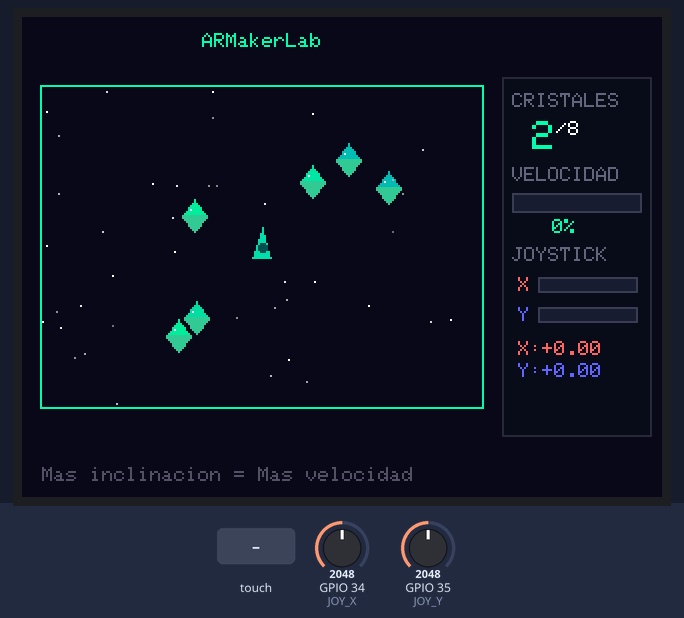
This sketch was run on a simulated ESP32. On the bench: 320×240 colour display. Inputs (shaded band) come from the test bench; at power-on: GPIO 34 (JOY_X) = 2048, GPIO 35 (JOY_Y) = 2048. Random numbers use the default seed unless the sketch sets one; what the sketch prints to the serial monitor is not drawn.

Above: at 1.3 s.
1.6 s: GPIO 34 (JOY_X) set to 2355
3.2 s: GPIO 34 (JOY_X) set to 2418
At 3.43 s:
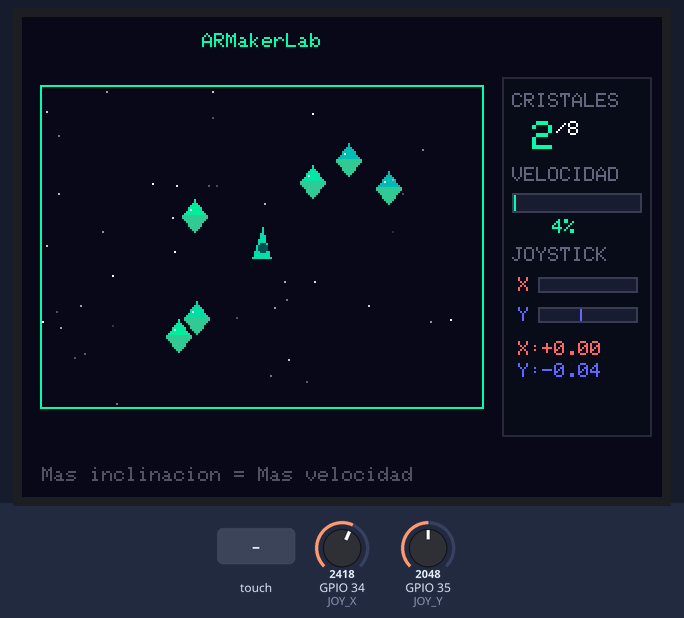
5.6 s: GPIO 35 (JOY_Y) set to 3254
At 5.87 s:
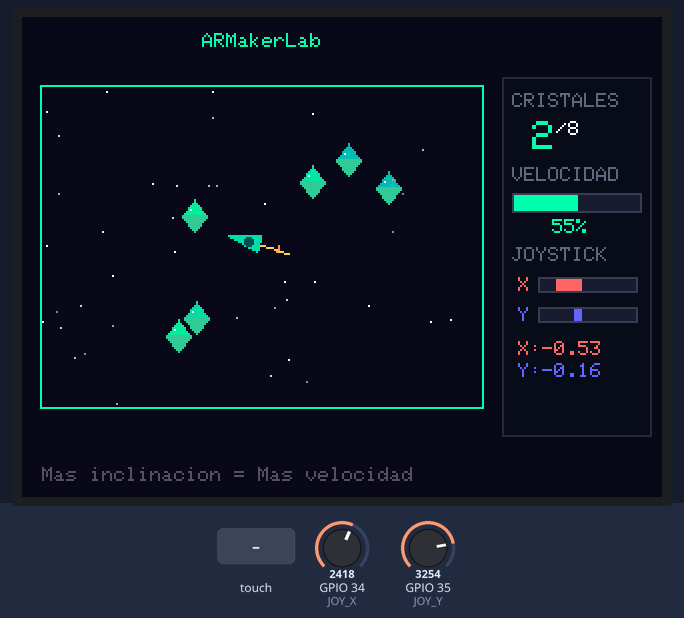
8.1 s: GPIO 35 (JOY_Y) set to 3349
At 8.92 s:
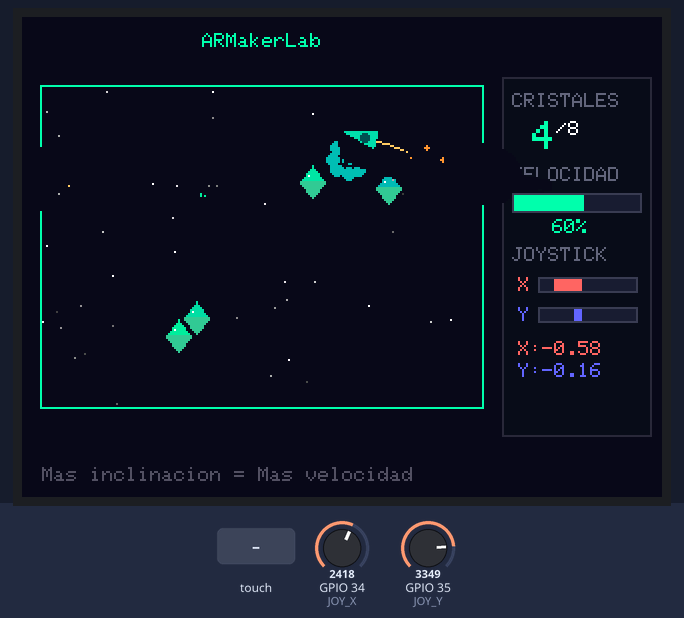
11.1 s: touch panel pressed at 13 % / 10 % of its raw x / y range
At 11.56 s:
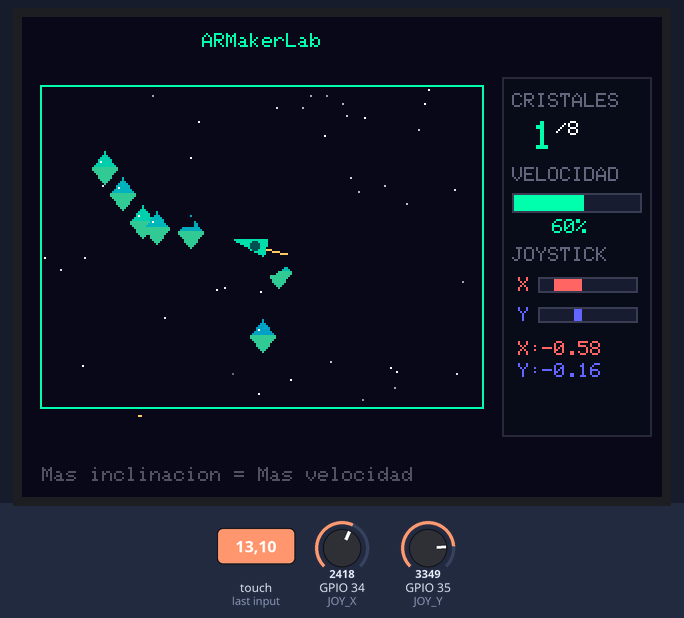
13.8 s: GPIO 34 (JOY_X) set to 918
At 13.99 s:
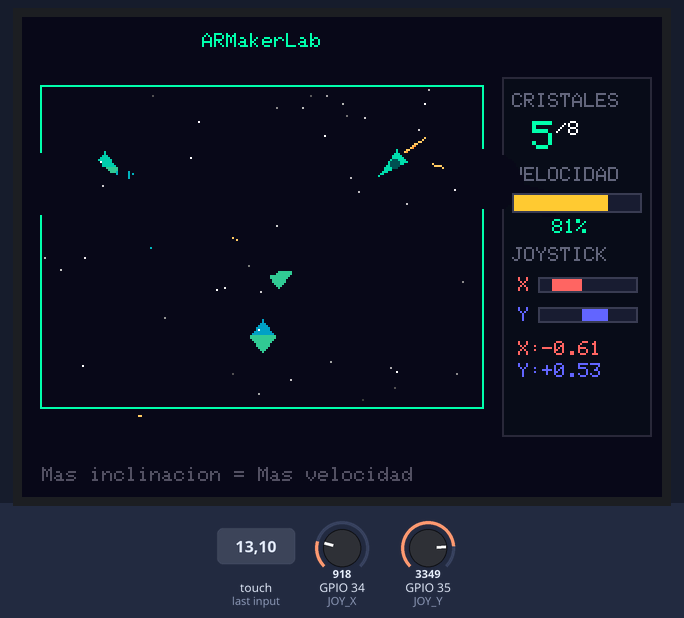
15.3 s: GPIO 34 (JOY_X) set to 841
At 18.1 s:
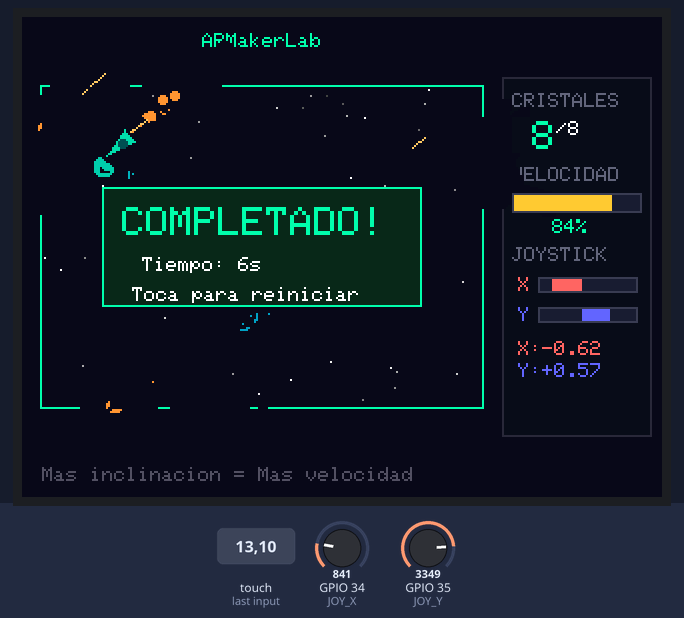
Timing chart, 0 to 19.3 s (numbered marks = the images above; inputs shaded):
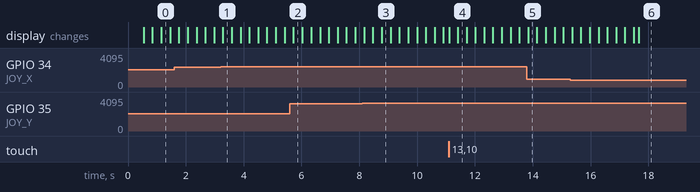

Measured:
- the behaviour switches between 2417 and 2418 on GPIO 34 (JOY_X) (found by bisection; images 0 and 1)
- the behaviour switches between 3290 and 3291 on GPIO 35 (JOY_Y) (found by bisection; images 2 and 3)
- the behaviour switches between 890 and 889 on GPIO 34 (JOY_X) (found by bisection; images 5 and 6)

The sketch:

spacegame.ino
```cpp
/*
 * SPACE NAVIGATOR 🚀
 *
 * Demuestra el control ANALÓGICO del joystick:
 * - Velocidad PROPORCIONAL a la inclinación
 * - Movimiento en 360° continuo
 * - Indicadores visuales de X/Y en tiempo real
 *
 * Conexiones:
 *   Joystick VRX  -> GPIO 34
 *   Joystick VRY  -> GPIO 35
 *   Touch CS      -> GPIO 5
 *   Touch IRQ     -> GPIO 21
 *
 * Touch: Reiniciar juego
 */

#include <TFT_eSPI.h>
#include <XPT2046_Touchscreen.h>

TFT_eSPI tft = TFT_eSPI();

// ========== TOUCH ==========
#define TOUCH_CS  5
#define TOUCH_IRQ 21
XPT2046_Touchscreen touch(TOUCH_CS, TOUCH_IRQ);

// ========== JOYSTICK ==========
#define JOY_X 34
#define JOY_Y 35

// ========== COLORES ==========
#define COLOR_BG        tft.color565(10, 10, 25)
#define COLOR_SHIP      tft.color565(0, 220, 170)
#define COLOR_SHIP_LIGHT tft.color565(0, 255, 200)
#define COLOR_THRUST    tft.color565(255, 150, 50)
#define COLOR_CRYSTAL   tft.color565(100, 255, 200)
#define COLOR_CRYSTAL2  tft.color565(50, 200, 150)
#define COLOR_STAR      tft.color565(255, 255, 255)
#define COLOR_TEXT      tft.color565(255, 255, 255)
#define COLOR_ACCENT    tft.color565(0, 255, 170)
#define COLOR_BAR_BG    tft.color565(30, 30, 50)
#define COLOR_X_AXIS    tft.color565(255, 100, 100)
#define COLOR_Y_AXIS    tft.color565(100, 100, 255)
#define COLOR_SPEED     tft.color565(0, 255, 170)

// ========== ÁREA DE JUEGO ==========
#define GAME_X      10
#define GAME_Y      35
#define GAME_W      220
#define GAME_H      160
#define UI_X        240
#define UI_W        75

// ========== FÍSICA ==========
#define SHIP_SIZE       8
#define MAX_SPEED       3.0
#define DEAD_ZONE       300     // Zona muerta del joystick

// ========== ESTRUCTURAS ==========
struct Ship {
  float x, y;
  float vx, vy;
  float angle;
  float prevX, prevY;
};

struct Crystal {
  float x, y;
  bool collected;
  float rotation;
  uint16_t color;
};

struct Star {
  int x, y;
  uint8_t brightness;
  uint8_t twinkleSpeed;
};

struct Particle {
  float x, y;
  float vx, vy;
  float life;
  uint16_t color;
};

// ========== VARIABLES GLOBALES ==========
Ship ship;
Crystal crystals[8];
Star stars[40];
Particle particles[20];
int particleIndex = 0;

int joyXCenter = 2048;
int joyYCenter = 2048;
float joyX = 0, joyY = 0;  // Valores normalizados -1 a 1

int score = 0;
int totalCrystals = 8;
bool gameWon = false;
unsigned long lastUpdate = 0;
unsigned long gameStartTime = 0;

// ========== SETUP ==========
void setup() {
  Serial.begin(115200);
  Serial.println("\n🚀 SPACE NAVIGATOR");
  Serial.println("==================\n");
  Serial.println("Demuestra control ANALOGICO del joystick");
  Serial.println("- Velocidad proporcional a inclinacion");
  Serial.println("- Movimiento 360 grados\n");

  // Inicializar pantalla
  tft.init();
  tft.setRotation(1);
  tft.fillScreen(COLOR_BG);

  // Inicializar touch
  touch.begin();
  touch.setRotation(1);

  // Calibrar joystick
  delay(100);
  joyXCenter = analogRead(JOY_X);
  joyYCenter = analogRead(JOY_Y);
  Serial.printf("Joystick calibrado: X=%d, Y=%d\n", joyXCenter, joyYCenter);

  // Inicializar juego
  initGame();
  drawStaticUI();
}

// ========== INIT GAME ==========
void initGame() {
  // Nave al centro
  ship.x = GAME_W / 2;
  ship.y = GAME_H / 2;
  ship.vx = 0;
  ship.vy = 0;
  ship.angle = -90;
  ship.prevX = ship.x;
  ship.prevY = ship.y;

  // Generar estrellas
  for (int i = 0; i < 40; i++) {
    stars[i].x = random(GAME_W);
    stars[i].y = random(GAME_H);
    stars[i].brightness = random(100, 255);
    stars[i].twinkleSpeed = random(1, 4);
  }

  // Generar cristales
  for (int i = 0; i < 8; i++) {
    crystals[i].x = random(30, GAME_W - 30);
    crystals[i].y = random(30, GAME_H - 30);
    crystals[i].collected = false;
    crystals[i].rotation = random(360);
    // Colores variados cyan-verde
    int hue = random(150, 200);
    crystals[i].color = tft.color565(0, 150 + (hue - 150) * 2, 200 - (hue - 150));
  }

  // Limpiar partículas
  for (int i = 0; i < 20; i++) {
    particles[i].life = 0;
  }

  score = 0;
  gameWon = false;
  gameStartTime = millis();

  // Dibujar área de juego
  tft.fillRect(GAME_X, GAME_Y, GAME_W, GAME_H, COLOR_BG);
  tft.drawRect(GAME_X - 1, GAME_Y - 1, GAME_W + 2, GAME_H + 2, COLOR_ACCENT);

  // Dibujar estrellas iniciales
  drawStars();

  // Dibujar cristales iniciales
  for (int i = 0; i < 8; i++) {
    drawCrystal(i);
  }
}

// ========== UI ESTÁTICA ==========
void drawStaticUI() {
  // Título
  tft.setTextColor(COLOR_ACCENT);
  tft.setTextSize(1);
  tft.setCursor(90, 8);
  tft.print("ARMakerLab");

  // Panel derecho - fondo
  tft.fillRect(UI_X, 30, UI_W, 180, tft.color565(15, 15, 30));
  tft.drawRect(UI_X, 30, UI_W, 180, tft.color565(40, 40, 60));

  // Labels
  tft.setTextColor(tft.color565(100, 100, 120));
  tft.setTextSize(1);

  tft.setCursor(UI_X + 5, 38);
  tft.print("CRISTALES");

  tft.setCursor(UI_X + 5, 75);
  tft.print("VELOCIDAD");

  tft.setCursor(UI_X + 5, 115);
  tft.print("JOYSTICK");

  // Labels X/Y
  tft.setTextColor(COLOR_X_AXIS);
  tft.setCursor(UI_X + 8, 130);
  tft.print("X");

  tft.setTextColor(COLOR_Y_AXIS);
  tft.setCursor(UI_X + 8, 145);
  tft.print("Y");

  // Instrucciones abajo
  tft.setTextColor(tft.color565(80, 80, 100));
  tft.setCursor(10, 225);
  tft.print("Mas inclinacion = Mas velocidad");
}

// ========== DIBUJAR ESTRELLAS ==========
void drawStars() {
  static uint8_t twinklePhase = 0;
  twinklePhase++;

  for (int i = 0; i < 40; i++) {
    // Calcular brillo con twinkle
    int b = stars[i].brightness;
    b += sin(twinklePhase * 0.1 * stars[i].twinkleSpeed) * 50;
    b = constrain(b, 50, 255);

    uint16_t color = tft.color565(b, b, b);
    tft.drawPixel(GAME_X + stars[i].x, GAME_Y + stars[i].y, color);
  }
}

// ========== DIBUJAR CRISTAL ==========
void drawCrystal(int i) {
  if (crystals[i].collected) return;

  int cx = GAME_X + (int)crystals[i].x;
  int cy = GAME_Y + (int)crystals[i].y;

  // Cristal simple (rombo)
  tft.fillTriangle(cx, cy - 8, cx - 6, cy, cx + 6, cy, crystals[i].color);
  tft.fillTriangle(cx, cy + 8, cx - 6, cy, cx + 6, cy, COLOR_CRYSTAL2);

  // Brillo
  tft.drawPixel(cx - 2, cy - 3, COLOR_TEXT);
}

// ========== BORRAR CRISTAL ==========
void eraseCrystal(int i) {
  int cx = GAME_X + (int)crystals[i].x;
  int cy = GAME_Y + (int)crystals[i].y;
  tft.fillRect(cx - 7, cy - 9, 15, 18, COLOR_BG);
}

// ========== DIBUJAR NAVE ==========
void drawShip() {
  int sx = GAME_X + (int)ship.x;
  int sy = GAME_Y + (int)ship.y;

  // Convertir ángulo a radianes
  float rad = ship.angle * PI / 180.0;
  float cosA = cos(rad);
  float sinA = sin(rad);

  // Puntos del triángulo de la nave
  int x1 = sx + cosA * 10;  // Punta
  int y1 = sy + sinA * 10;
  int x2 = sx + cos(rad + 2.5) * 7;  // Ala izquierda
  int y2 = sy + sin(rad + 2.5) * 7;
  int x3 = sx + cos(rad - 2.5) * 7;  // Ala derecha
  int y3 = sy + sin(rad - 2.5) * 7;

  // Dibujar nave
  tft.fillTriangle(x1, y1, x2, y2, x3, y3, COLOR_SHIP);

  // Cabina
  tft.fillCircle(sx, sy, 2, tft.color565(0, 80, 80));

  // Propulsor si hay movimiento
  float speed = sqrt(joyX * joyX + joyY * joyY);
  if (speed > 0.15) {
    int tx = sx - cosA * 8;
    int ty = sy - sinA * 8;
    int thrustLen = 4 + speed * 6;
    int tx2 = sx - cosA * (8 + thrustLen);
    int ty2 = sy - sinA * (8 + thrustLen);

    // Llama del propulsor
    tft.drawLine(tx, ty, tx2, ty2, COLOR_THRUST);
    tft.drawLine(tx - 1, ty, tx2, ty2, tft.color565(255, 200, 100));
  }
}

// ========== BORRAR NAVE ==========
void eraseShip() {
  int sx = GAME_X + (int)ship.prevX;
  int sy = GAME_Y + (int)ship.prevY;
  tft.fillCircle(sx, sy, 14, COLOR_BG);
}

// ========== ACTUALIZAR PARTÍCULAS ==========
void updateParticles(float dt) {
  for (int i = 0; i < 20; i++) {
    if (particles[i].life > 0) {
      // Borrar
      int px = GAME_X + (int)particles[i].x;
      int py = GAME_Y + (int)particles[i].y;
      tft.fillRect(px - 2, py - 2, 5, 5, COLOR_BG);

      // Actualizar
      particles[i].x += particles[i].vx * dt * 60;
      particles[i].y += particles[i].vy * dt * 60;
      particles[i].life -= dt * 3;

      // Dibujar si aún vive
      if (particles[i].life > 0) {
        px = GAME_X + (int)particles[i].x;
        py = GAME_Y + (int)particles[i].y;
        int size = particles[i].life * 4;
        if (size > 0 && px > GAME_X && px < GAME_X + GAME_W && py > GAME_Y && py < GAME_Y + GAME_H) {
          tft.fillCircle(px, py, size, particles[i].color);
        }
      }
    }
  }
}

// ========== SPAWN PARTÍCULA ==========
void spawnParticle(float x, float y, float vx, float vy, uint16_t color) {
  particles[particleIndex].x = x;
  particles[particleIndex].y = y;
  particles[particleIndex].vx = vx;
  particles[particleIndex].vy = vy;
  particles[particleIndex].life = 1.0;
  particles[particleIndex].color = color;
  particleIndex = (particleIndex + 1) % 20;
}

// ========== EXPLOSIÓN DE CRISTAL ==========
void crystalExplosion(int i) {
  for (int j = 0; j < 8; j++) {
    float angle = j * PI / 4;
    spawnParticle(
      crystals[i].x,
      crystals[i].y,
      cos(angle) * 2,
      sin(angle) * 2,
      crystals[i].color
    );
  }
}

// ========== LEER JOYSTICK ==========
void readJoystick() {
  int rawX = analogRead(JOY_X);
  int rawY = analogRead(JOY_Y);

  // Normalizar a -1 a 1 (EJES INTERCAMBIADOS E INVERTIDOS)
  float dx = -(rawY - joyYCenter) / 2048.0;  // VRY controla X (invertido)
  float dy = -(rawX - joyXCenter) / 2048.0;  // VRX controla Y (invertido)

  // Aplicar zona muerta
  float magnitude = sqrt(dx * dx + dy * dy);
  float deadZoneNorm = DEAD_ZONE / 2048.0;

  if (magnitude < deadZoneNorm) {
    joyX = 0;
    joyY = 0;
  } else {
    // Escalar para que empiece desde 0 después de la zona muerta
    float scale = (magnitude - deadZoneNorm) / (1.0 - deadZoneNorm);
    scale = constrain(scale, 0, 1);
    joyX = (dx / magnitude) * scale;
    joyY = (dy / magnitude) * scale;
  }

  // Limitar
  joyX = constrain(joyX, -1.0, 1.0);
  joyY = constrain(joyY, -1.0, 1.0);
}

// ========== ACTUALIZAR UI ==========
void updateUI() {
  // Score
  tft.fillRect(UI_X + 5, 50, 65, 18, tft.color565(15, 15, 30));
  tft.setTextColor(COLOR_ACCENT);
  tft.setTextSize(2);
  tft.setCursor(UI_X + 15, 52);
  tft.print(score);
  tft.setTextSize(1);
  tft.setTextColor(COLOR_TEXT);
  tft.print("/8");

  // Barra de velocidad
  float speed = sqrt(joyX * joyX + joyY * joyY);
  int barWidth = speed * 60;
  tft.fillRect(UI_X + 5, 88, 65, 10, COLOR_BAR_BG);
  if (barWidth > 0) {
    uint16_t speedColor = speed > 0.7 ? tft.color565(255, 200, 50) : COLOR_SPEED;
    tft.fillRect(UI_X + 5, 88, barWidth, 10, speedColor);
  }
  tft.drawRect(UI_X + 5, 88, 65, 10, tft.color565(60, 60, 80));

  // Porcentaje de velocidad
  tft.fillRect(UI_X + 5, 100, 65, 10, tft.color565(15, 15, 30));
  tft.setTextColor(COLOR_SPEED);
  tft.setCursor(UI_X + 25, 101);
  tft.print((int)(speed * 100));
  tft.print("%");

  // Barras X/Y
  int barCenterX = UI_X + 40;

  // Barra X
  tft.fillRect(UI_X + 18, 130, 50, 8, COLOR_BAR_BG);
  int xBarLen = abs(joyX) * 25;
  if (xBarLen > 0) {
    if (joyX > 0) {
      tft.fillRect(barCenterX, 130, xBarLen, 8, COLOR_X_AXIS);
    } else {
      tft.fillRect(barCenterX - xBarLen, 130, xBarLen, 8, COLOR_X_AXIS);
    }
  }
  tft.drawRect(UI_X + 18, 130, 50, 8, tft.color565(60, 60, 80));

  // Barra Y
  tft.fillRect(UI_X + 18, 145, 50, 8, COLOR_BAR_BG);
  int yBarLen = abs(joyY) * 25;
  if (yBarLen > 0) {
    if (joyY > 0) {
      tft.fillRect(barCenterX, 145, yBarLen, 8, COLOR_Y_AXIS);
    } else {
      tft.fillRect(barCenterX - yBarLen, 145, yBarLen, 8, COLOR_Y_AXIS);
    }
  }
  tft.drawRect(UI_X + 18, 145, 50, 8, tft.color565(60, 60, 80));

  // Valores numéricos X/Y
  tft.fillRect(UI_X + 5, 160, 65, 22, tft.color565(15, 15, 30));

  tft.setTextColor(COLOR_X_AXIS);
  tft.setCursor(UI_X + 8, 162);
  tft.print("X:");
  tft.print(joyX >= 0 ? "+" : "");
  tft.print(joyX, 2);

  tft.setTextColor(COLOR_Y_AXIS);
  tft.setCursor(UI_X + 8, 173);
  tft.print("Y:");
  tft.print(joyY >= 0 ? "+" : "");
  tft.print(joyY, 2);
}

// ========== PANTALLA DE VICTORIA ==========
void drawWinScreen() {
  tft.fillRect(GAME_X + 30, GAME_Y + 50, 160, 60, tft.color565(10, 40, 30));
  tft.drawRect(GAME_X + 30, GAME_Y + 50, 160, 60, COLOR_ACCENT);

  tft.setTextColor(COLOR_ACCENT);
  tft.setTextSize(2);
  tft.setCursor(GAME_X + 40, GAME_Y + 60);
  tft.print("COMPLETADO!");

  tft.setTextColor(COLOR_TEXT);
  tft.setTextSize(1);
  tft.setCursor(GAME_X + 50, GAME_Y + 85);

  unsigned long tiempo = (millis() - gameStartTime) / 1000;
  tft.print("Tiempo: ");
  tft.print(tiempo);
  tft.print("s");

  tft.setCursor(GAME_X + 45, GAME_Y + 100);
  tft.print("Toca para reiniciar");
}

// ========== LOOP PRINCIPAL ==========
void loop() {
  unsigned long now = millis();
  float dt = (now - lastUpdate) / 1000.0;
  if (dt < 0.016) return;  // ~60 FPS max
  lastUpdate = now;

  // Verificar touch para reiniciar
  if (touch.touched()) {
    delay(200);
    initGame();
    drawStaticUI();
    return;
  }

  if (gameWon) {
    return;
  }

  // Leer joystick
  readJoystick();

  // Calcular magnitud (velocidad)
  float magnitude = sqrt(joyX * joyX + joyY * joyY);

  // Guardar posición anterior
  ship.prevX = ship.x;
  ship.prevY = ship.y;

  // Aplicar movimiento - VELOCIDAD PROPORCIONAL
  if (magnitude > 0.05) {
    float speed = magnitude * MAX_SPEED;
    ship.x += joyX * speed;
    ship.y += joyY * speed;

    // Calcular ángulo hacia dirección de movimiento
    ship.angle = atan2(joyY, joyX) * 180.0 / PI;

    // Generar partículas del motor ocasionalmente
    if (random(100) < magnitude * 40) {
      float thrustAngle = (ship.angle + 180) * PI / 180.0;
      spawnParticle(
        ship.x,
        ship.y,
        cos(thrustAngle) * 1.5 + (random(100) - 50) / 100.0,
        sin(thrustAngle) * 1.5 + (random(100) - 50) / 100.0,
        COLOR_THRUST
      );
    }
  }

  // Wrap around (aparecer del otro lado)
  if (ship.x < -5) ship.x = GAME_W + 5;
  if (ship.x > GAME_W + 5) ship.x = -5;
  if (ship.y < -5) ship.y = GAME_H + 5;
  if (ship.y > GAME_H + 5) ship.y = -5;

  // Detectar colisión con cristales
  for (int i = 0; i < 8; i++) {
    if (!crystals[i].collected) {
      float dx = ship.x - crystals[i].x;
      float dy = ship.y - crystals[i].y;
      float dist = sqrt(dx * dx + dy * dy);

      if (dist < 15) {
        crystals[i].collected = true;
        score++;
        eraseCrystal(i);
        crystalExplosion(i);

        Serial.printf("Cristal %d recolectado! Score: %d/8\n", i + 1, score);

        if (score >= 8) {
          gameWon = true;
          Serial.println("\n¡VICTORIA! Todos los cristales recolectados.");
        }
      }
    }
  }

  // Actualizar partículas
  updateParticles(dt);

  // Redibujar estrellas (twinkle)
  static int starCounter = 0;
  if (++starCounter >= 5) {
    starCounter = 0;
    drawStars();
  }

  // Borrar y dibujar nave
  eraseShip();
  drawShip();

  // Actualizar UI
  updateUI();

  // Mostrar victoria
  if (gameWon) {
    drawWinScreen();
  }

  // Debug serial
  static int debugCounter = 0;
  if (++debugCounter >= 30) {
    debugCounter = 0;
    Serial.printf("Joy: X=%.2f Y=%.2f | Vel: %.0f%% | Pos: %.0f,%.0f\n",
                  joyX, joyY, magnitude * 100, ship.x, ship.y);
  }
}
```
